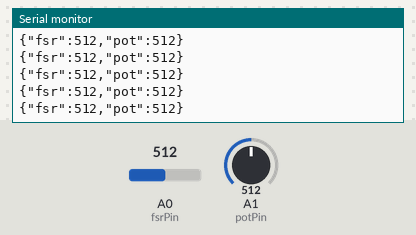
Simulated run of this sketch. Board: Arduino Uno, built with avr-gcc and run on an emulated ATmega328P. Shown: the last lines printed to the serial monitor. The inputs (shaded band) are chosen by the test bench; at power-on: A0 (fsrPin) = 512, A1 (potPin) = 512.

Above: at 1.2 s.
1.3 s: A0 (fsrPin) set to 106
At 2.2 s:
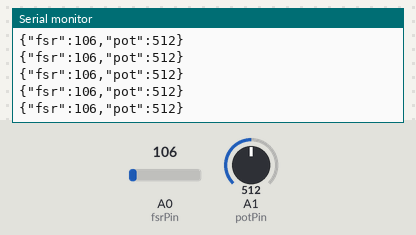
4.3 s: A0 (fsrPin) set to 92
7.3 s: A1 (potPin) set to 104
At 8.0 s:
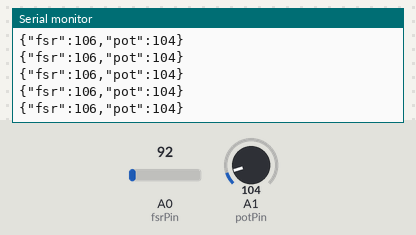
10.3 s: A1 (potPin) set to 90
14.8 s: A0 (fsrPin) set to 11
At 15.7 s:
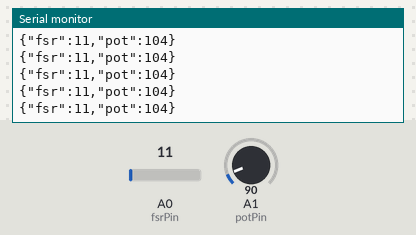
17.8 s: A0 (fsrPin) set to 8
Timing chart, 0 to 20.3 s (numbered marks = the images above; inputs shaded):
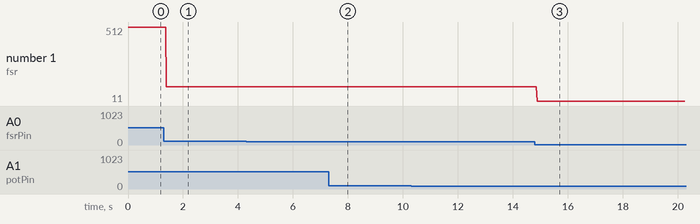

The sketch:

arduino_conndev_w1_water_game.ino
```cpp
#include <Arduino_JSON.h> //!!!!

const int fsrPin = A0;
const int potPin = A1;

int lastFsrValue = 0;
int lastPotValue = 0;
int fsrThreshold = 20;
int potThreshold = 25;

JSONVar device; //!!!!

void setup() {
  Serial.begin(9600);
  device["fsr"] = 0;
  device["pot"] = 0;
}

void loop() {
  int fsrValue = analogRead(fsrPin);
  int potValue = analogRead(potPin);

//fsr has changed ------------
  if(abs(fsrValue - lastFsrValue) > fsrThreshold){
    device["fsr"] = fsrValue;
    lastFsrValue = fsrValue;
  }

// pot has changed ----------
  if(abs(potValue - lastPotValue) > potThreshold){
    device["pot"] = potValue;
    lastPotValue = potValue;
  }

  Serial.println(device);
}
```

Measured:
- after the input at 1.3 s, the serial monitor: prints a new line after 0.09 s (image 1)
- after the input at 7.3 s, the serial monitor: prints a new line after 0.07 s (image 2)
- after the input at 14.8 s, the serial monitor: prints a new line after 0.08 s (image 3)
- plotted number 1: 512 → 106 after the input at 1.3 s, 106 → 11 after the input at 14.8 s
